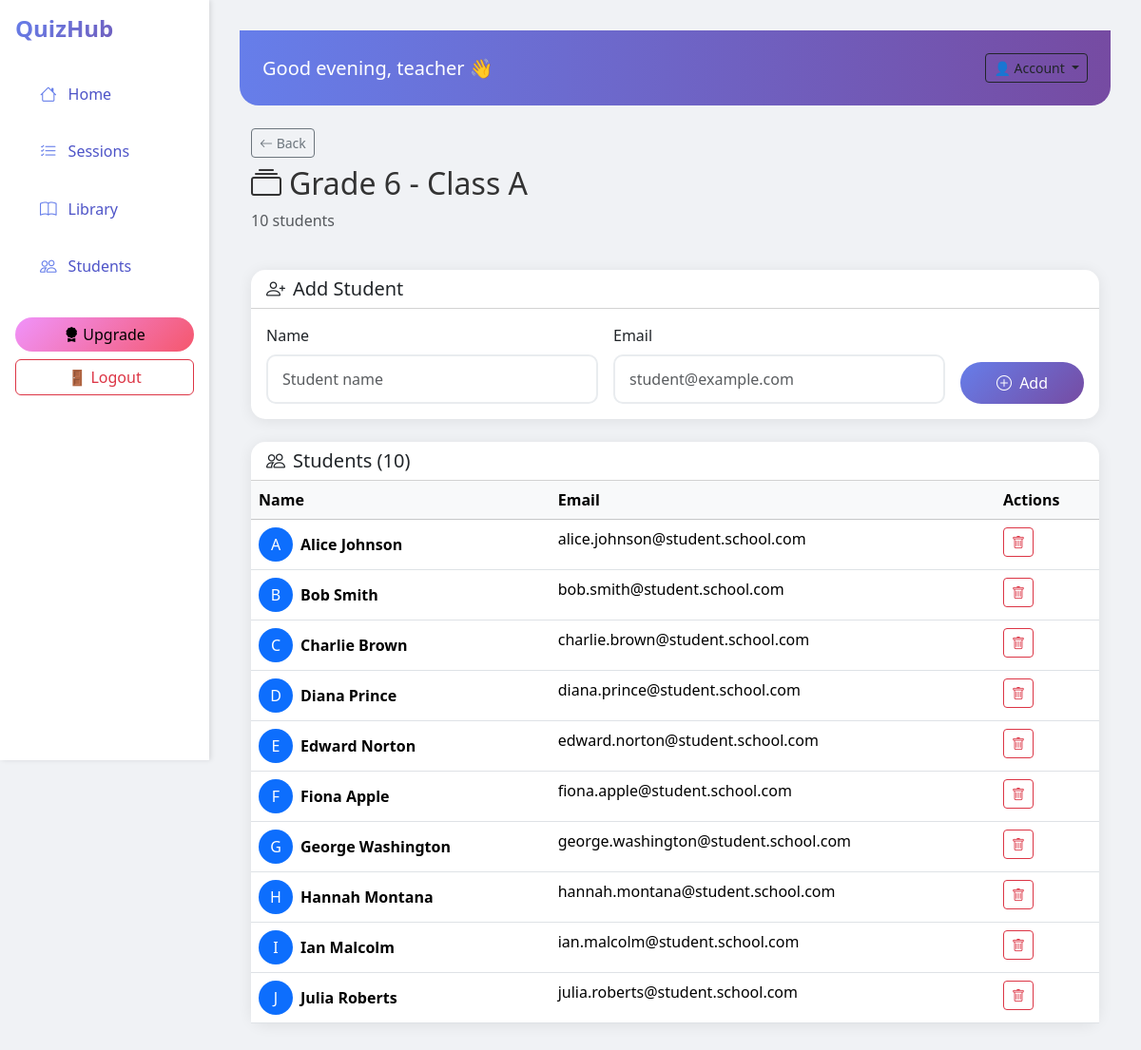
/classes/3/ (signed in), run on the app's committed database.
### quizzes/models.py (models this page shows, shortened)
class ClassRoom(models.Model):
    name = models.CharField(max_length=200)
    teacher = models.ForeignKey(User, on_delete=models.CASCADE)
    description = models.TextField(blank=True, default="")
    created_at = models.DateTimeField(auto_now_add=True)

class Student(models.Model):
    name = models.CharField(max_length=200)
    email = models.EmailField()
    classroom = models.ForeignKey(ClassRoom, on_delete=models.CASCADE, related_name="students")

### quizzes/views.py (the view)
# urls.py: path('classes/<int:class_id>/', views.classroom_detail, name='classroom_detail'),
@login_required
def classroom_detail(request, class_id):
    classroom = get_object_or_404(ClassRoom, id=class_id, teacher=request.user)
    students = classroom.students.all()
    if request.method == 'POST':
        form = StudentForm(request.POST)
        if form.is_valid():
            student = form.save(commit=False)
            student.classroom = classroom
            student.save()
            return redirect('classroom_detail', class_id=classroom.id)
    else:
        form = StudentForm()
    return render(request, 'quizzes/classroom_detail.html', {
        'classroom': classroom,
        'students': students,
        'form': form
    })

### quizzes/forms.py
class StudentForm(forms.ModelForm):
    class Meta:
        model = Student
        fields = ['name', 'email']

### templates/quizzes/classroom_detail.html (shortened to what this page needs)
{% extends 'base.html' %}
{% block content %}
<div class="container mt-4">
    <div class="d-flex justify-content-between align-items-center mb-4">
        <div>
            <a href="{% url 'students' %}" class="btn btn-sm btn-outline-secondary mb-2">
                <i class="bi bi-arrow-left"></i> Back
            </a>
            <h2><i class="bi bi-collection me-2"></i>{{ classroom.name }}</h2>
            <p class="text-muted">{{ students.count }} student{{ students.count|pluralize }}</p>
        </div>
    </div>
    <div class="card mb-4">
        <div class="card-header bg-transparent">
            <h5 class="mb-0"><i class="bi bi-person-plus me-2"></i>Add Student</h5>
        </div>
        <div class="card-body">
            <form method="POST" class="row g-3">
                <div class="col-md-5">
                    <label class="form-label">Name</label>
                    <input type="text" name="name" class="form-control" placeholder="Student name" required>
                </div>
                <div class="col-md-5">
                    <label class="form-label">Email</label>
                    <input type="email" name="email" class="form-control" placeholder="student@example.com" required>
                </div>
                <div class="col-md-2 d-flex align-items-end">
                    <button type="submit" class="btn btn-primary w-100">
                        <i class="bi bi-plus-circle me-1"></i> Add
                    </button>
                </div>
            </form>
        </div>
    </div>
    <div class="card">
        <div class="card-header bg-transparent">
            <h5 class="mb-0"><i class="bi bi-people me-2"></i>Students ({{ students.count }})</h5>
        </div>
        <div class="card-body p-0">
            {% if students %}
                <div class="table-responsive">
                    <table class="table table-hover mb-0">
                        <thead class="table-light">
                            <tr>
                                <th>Name</th>
                                <th>Email</th>
                                <th>Actions</th>
                            </tr>
                        </thead>
                        <tbody>
                            {% for student in students %}
                            <tr>
                                <td>
                                    <div class="d-flex align-items-center">
                                        <div class="bg-primary text-white rounded-circle me-2 d-flex align-items-center justify-content-center" style="width: 36px; height: 36px;">
                                            {{ student.name|make_list|first|upper }}
                                        </div>
                                        <strong>{{ student.name }}</strong>
                                    </div>
                                </td>
                                <td>{{ student.email }}</td>
                                <td>
                                    <button class="btn btn-sm btn-outline-danger">
                                        <i class="bi bi-trash"></i>
                                    </button>
                                </td>
                            </tr>
                            {% endfor %}
                        </tbody>
                    </table>
                </div>
            {% else %}
                <div class="text-center py-5">
                    <i class="bi bi-people-x" style="font-size: 3rem; color: #ccc;"></i>
                    <p class="mt-2 text-muted">No students have been added to this class yet.</p>
                </div>
            {% endif %}
        </div>
    </div>
</div>
{% endblock %}

### templates/base.html (shortened to what this page needs)
{% load static %}
<!DOCTYPE html>
<html>
<head>
    {% load static %}
    <link href="https://cdn.jsdelivr.net/npm/bootstrap@5.3.2/dist/css/bootstrap.min.css" rel="stylesheet">
    <link href="https://cdn.jsdelivr.net/npm/bootstrap-icons/font/bootstrap-icons.css" rel="stylesheet">
    <link rel="stylesheet" href="{% static 'css/style.css' %}">
</head>
<body>
<div class="d-flex">
    <div class="sidebar p-3">
    <h4 class="logo mb-4">QuizHub</h4>
    <ul class="nav flex-column">
        <li class="nav-item">
            <a href="{% url 'dashboard' %}"
               class="nav-link {% if request.path == '/dashboard/' %}active-link{% endif %}">
                <i class="bi bi-house"></i> <span>Home</span>
            </a>
        </li>
        <li class="nav-item">
            <a href="{% url 'sessions' %}"
               class="nav-link {% if request.path == '/sessions/' %}active-link{% endif %}">
                <i class="bi bi-list-check"></i> <span>Sessions</span>
            </a>
        </li>
        <li class="nav-item">
            <a href="{% url 'library' %}"
               class="nav-link {% if request.path == '/library/' %}active-link{% endif %}">
                <i class="bi bi-book"></i> <span>Library</span>
            </a>
        </li>
        <li class="nav-item">
            <a href="{% url 'students' %}"
               class="nav-link {% if request.path == '/students/' %}active-link{% endif %}">
                <i class="bi bi-people"></i> <span>Students</span>
            </a>
        </li>
    </ul>
    <div class="mt-auto text-center">
        <a href="{% url 'upgrade' %}" class="btn btn-warning w-100 mt-4">
            <i class="bi bi-award-fill"></i> Upgrade
        </a>
        <form method="post" action="{% url 'logout' %}" class="w-100 mt-2">
            <button type="submit" class="btn btn-outline-danger w-100">
                🚪 Logout
            </button>
        </form>
    </div>
</div>
    <div class="main-content flex-grow-1">
        <div class="topbar d-flex justify-content-between align-items-center p-4">
            <h5>Good evening, {{ request.user.username }} 👋</h5>
            <div class="dropdown">
                <button class="btn btn-outline-dark btn-sm dropdown-toggle" type="button" id="profileDropdown" data-bs-toggle="dropdown" aria-expanded="false">
                    👤 Account
                </button>
            </div>
        </div>
        {% block content %}{% endblock %}
    </div>
</div>
</body>
</html>

### data on the page
ClassRoom: name "Grade 6 - Class A", count "10"
Student: name|make_list "A", name "Alice Johnson", email "alice.johnson@student.school.com"
Student: name|make_list "B", name "Bob Smith", email "bob.smith@student.school.com"
Student: name|make_list "C", name "Charlie Brown", email "charlie.brown@student.school.com"
Student: name|make_list "D", name "Diana Prince", email "diana.prince@student.school.com"
Student: name|make_list "E", name "Edward Norton", email "edward.norton@student.school.com"
Student: name|make_list "F", name "Fiona Apple", email "fiona.apple@student.school.com"
Student: name|make_list "G", name "George Washington", email "george.washington@student.school.com"
Student: name|make_list "H", name "Hannah Montana", email "hannah.montana@student.school.com"
Student: name|make_list "I", name "Ian Malcolm", email "ian.malcolm@student.school.com"
Student: name|make_list "J", name "Julia Roberts", email "julia.roberts@student.school.com"

### other printed values
{{ request.user.username }} "teacher"
{{ students.count }} "10"
